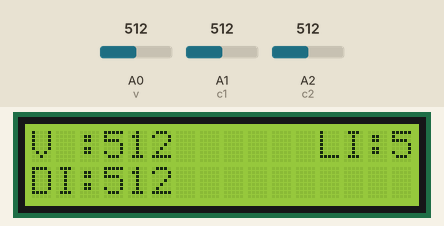
Bench run of a sketch on a simulated Arduino Uno, built with avr-gcc and run on an emulated ATmega328P. On the bench: 16×2 character LCD. The test bench sets the inputs (shaded band); at power-on: A0 (v) = 512, A1 (c1) = 512, A2 (c2) = 512. What the sketch prints to the serial monitor is not drawn.

Above: at 3.2 s.
3.3 s: A0 (v) set to 716
At 4.6 s:
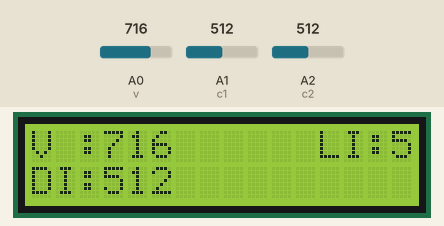
5.0 s: A1 (c1) set to 716
At 6.2 s:
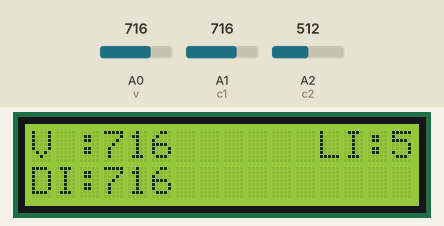
6.5 s: A2 (c2) set to 716
At 7.8 s:
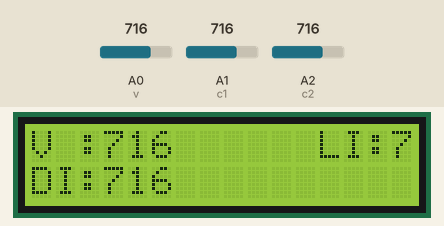
8.1 s: A0 (v) set to 900
At 9.3 s:
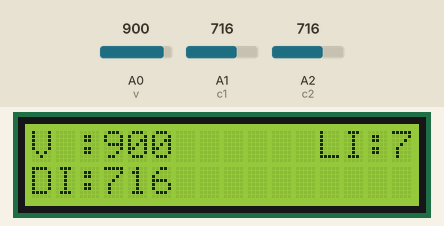
9.6 s: A1 (c1) set to 900
At 10.8 s:
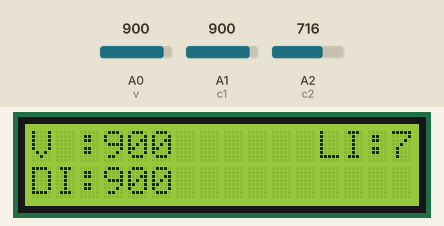
11.1 s: A2 (c2) set to 988
At 11.5 s:
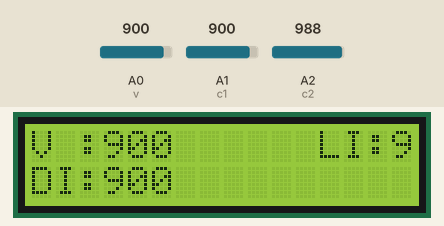
12.6 s: A2 (c2) set to 1013
Timing chart, 0 to 15.1 s (numbered marks = the images above; inputs shaded):
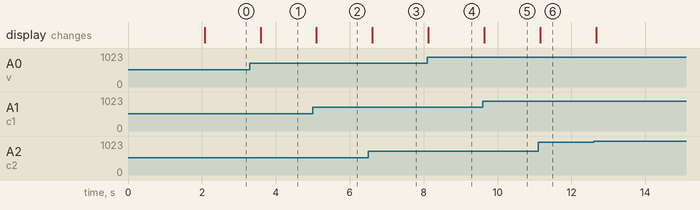

Measured:
- after the input at 3.3 s, the display: changes after 0.29 s (image 1)
- after the input at 5.0 s, the display: changes after 0.10 s (image 2)
- after the input at 6.5 s, the display: changes after 0.11 s (image 3)
- after the input at 8.1 s, the display: changes at once (image 4)
- after the input at 9.6 s, the display: changes at once (image 5)
- after the input at 11.1 s, the display: changes after 0.05 s (image 6)

The sketch:

ProTest.ino
```cpp
#include <LiquidCrystal.h>
const int RS = 2;
const int E  = 3;
const int D4 = 4;
const int D5 = 5;
const int D6 = 6;
const int D7 = 7;
LiquidCrystal lcd(RS, E, D4, D5, D6, D7);

int v = A0;
int volt = 0;
int c1 = A1;
int c1v = 0;
int c2 = A2;
int c2v = 0;

void setup() {
  // put your setup code here, to run once:

  pinMode(v, INPUT);
  pinMode(c1, INPUT);
  pinMode(c2, INPUT);

  lcd.begin(16, 2);
  lcd.setCursor(0,0);
  lcd.print("  ENERGY METER ");
  lcd.setCursor(0,1);
  lcd.print("THEFT DETECTION");
  delay(2000);
  Serial.begin(9600);         // Setting the baudrate at 9600
  lcd.clear();
}

void loop() {
  // put your main code here, to run repeatedly:

  volt = analogRead(v);
  c1v = analogRead(c1);
  c2v = analogRead(c2);

  lcd.setCursor(0,0);
  lcd.print("V :");
  lcd.print(volt);
  lcd.print(" ");

  lcd.setCursor(0,1);
  lcd.print("DI:");
  lcd.print(c1v);
  lcd.print(" ");

  lcd.setCursor(12,0);
  lcd.print("LI:");
  lcd.print(c2v);
  lcd.print(" ");

  Serial.print(volt);
  Serial.print(" ");
  Serial.print(c1v);
  Serial.print(" ");
  Serial.print(c2v);
  Serial.print(" ");
  Serial.println();
  delay(500);

}
```
